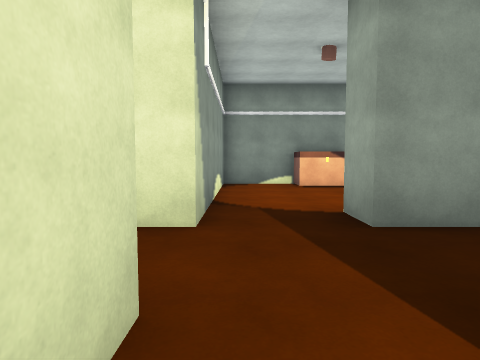
[1] (above)

16 first-person views from a walk through a Unity game level. The camera is 1.4 m above the floor, tilts 4° down and sees 75° across. Doors are open. The floor is counted in squares, 1.8 m on a side. Each view is taken from the middle of a square. On the plan, view 1 faces up. The plan holds only what a view shows up to about 11 squares ahead; the rest is blank. The player is left out. Some surface patterns are stand-ins.

[2]
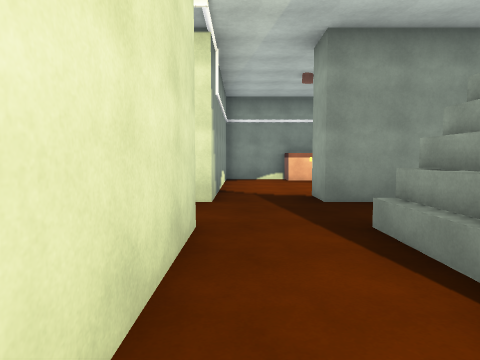

[3]
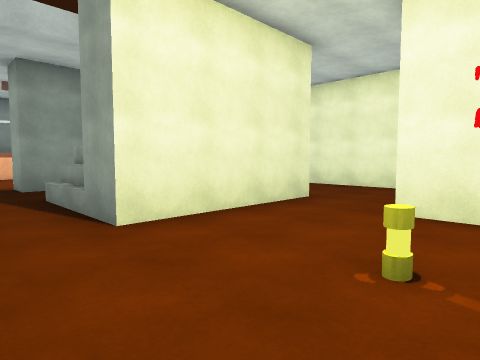

[4]
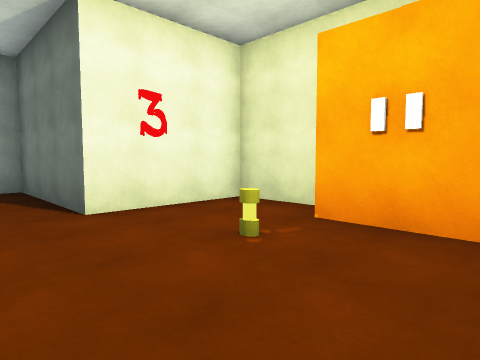

[5]
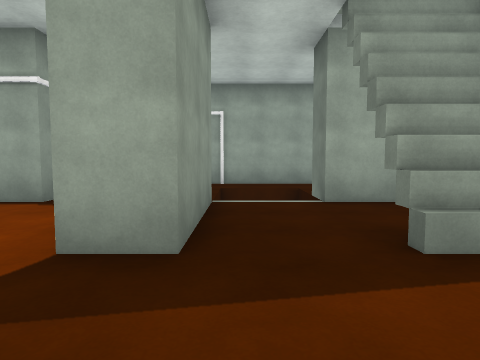

[6]
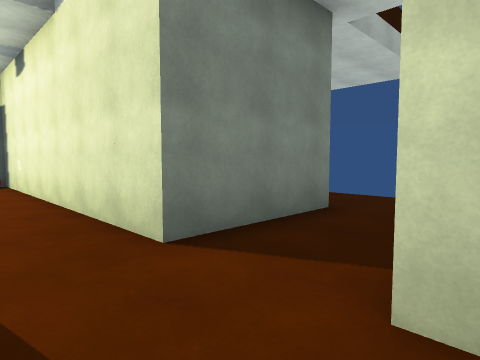

[7]
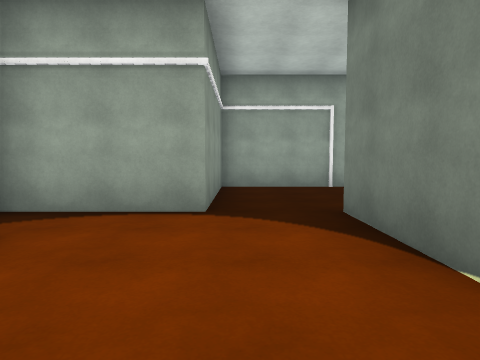

[8]
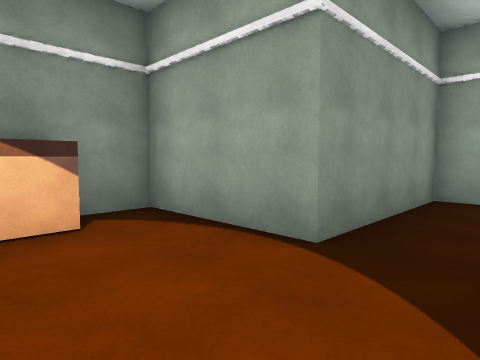

[9]
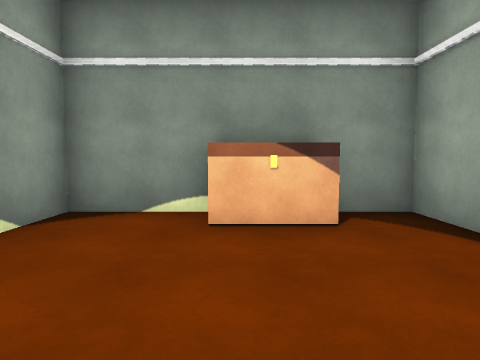

[10]
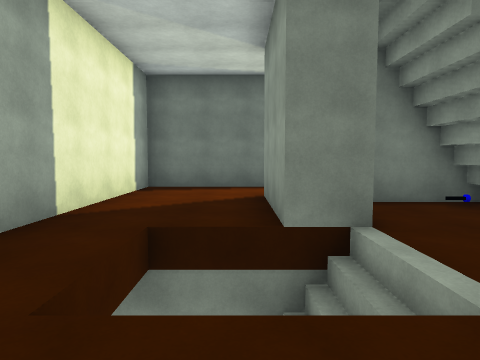

[11]
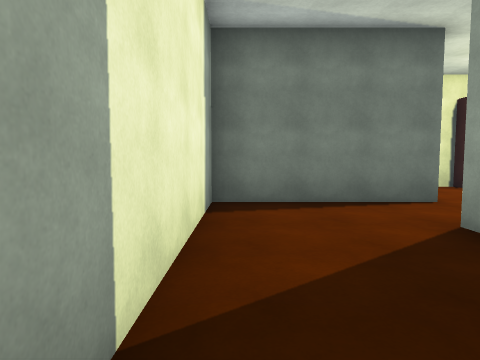

[12]
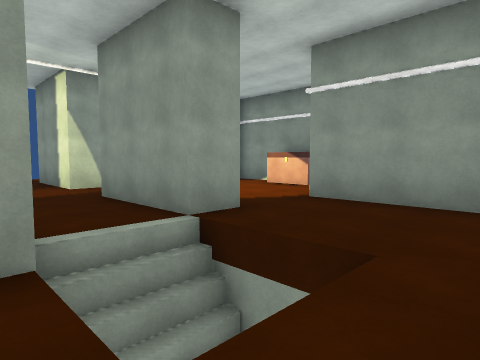

[13]
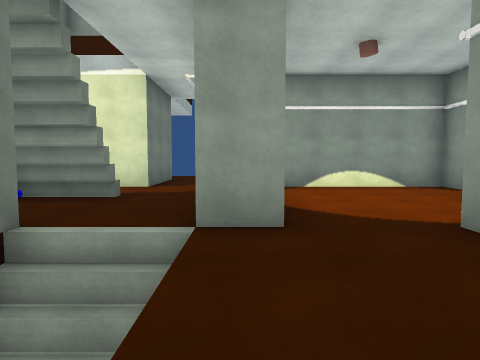

[14]
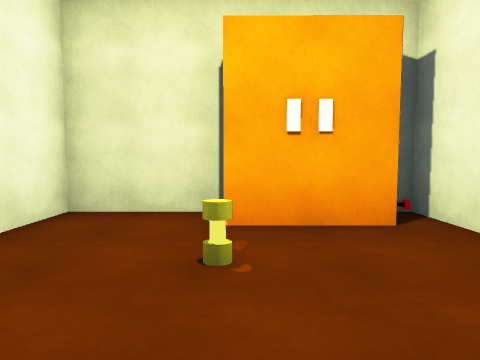

[15]
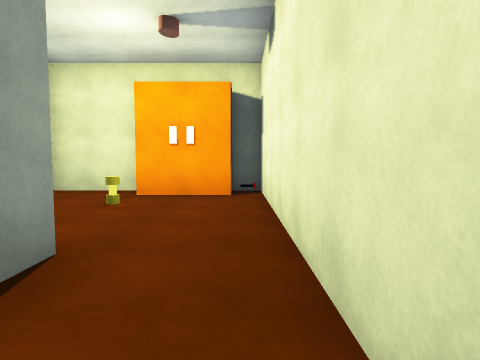

[16]
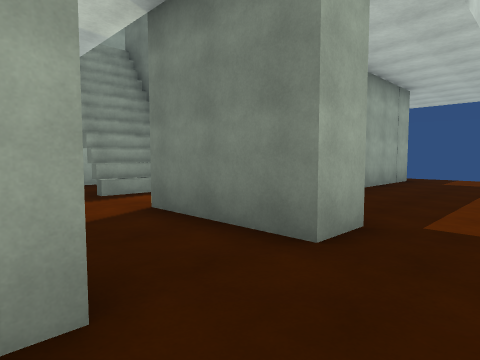

### Floor plan
Key: @ floor where view 1 was taken; # wall or solid block; . floor; D open door; v drop or lower ground; O other object.
Columns run from 5 left of view 1 to 9 right of it. Each row starts with its distance up from view 1.
 10     #######
  9     #..OO.#
  8     #.....#
  7     #.....#####
  6     #.........#
  5     #DD.......#
  4 ..###..###....#
  3 ..D.......vvv.#
  2 ..D.......v v.#
  1 ..###..#..#...#
  0 ... #@.#..#...#
 -1  .. #DD####...#
 -2  ...#.....D...#
 -3  ...#.....D...#
 -4  ...#DDO..#####
 -5  ...#.....#
 -6  ...#.OO..#
 -7   ..#######
 -8   ..

Where each view was taken, in squares from view 1:
view 1: 0 up, 0 right, facing up
view 2: 2 down, 0 right, facing up
view 3: 5 down, 0 right, facing up-right
view 4: 2 down, 0 right, facing down-right
view 5: 3 up, 1 left, facing right
view 6: 4 up, 1 right, facing down-left
view 7: 6 up, 0 right, facing right
view 8: 5 up, 2 right, facing up-right
view 9: 5 up, 2 right, facing up
view 10: 5 up, 6 right, facing down
view 11: 2 up, 8 right, facing down
view 12: 1 up, 8 right, facing up-left
view 13: 4 up, 8 right, facing left
view 14: 2 down, 2 right, facing down
view 15: 1 up, 0 right, facing down
view 16: 4 up, 5 left, facing down-right
